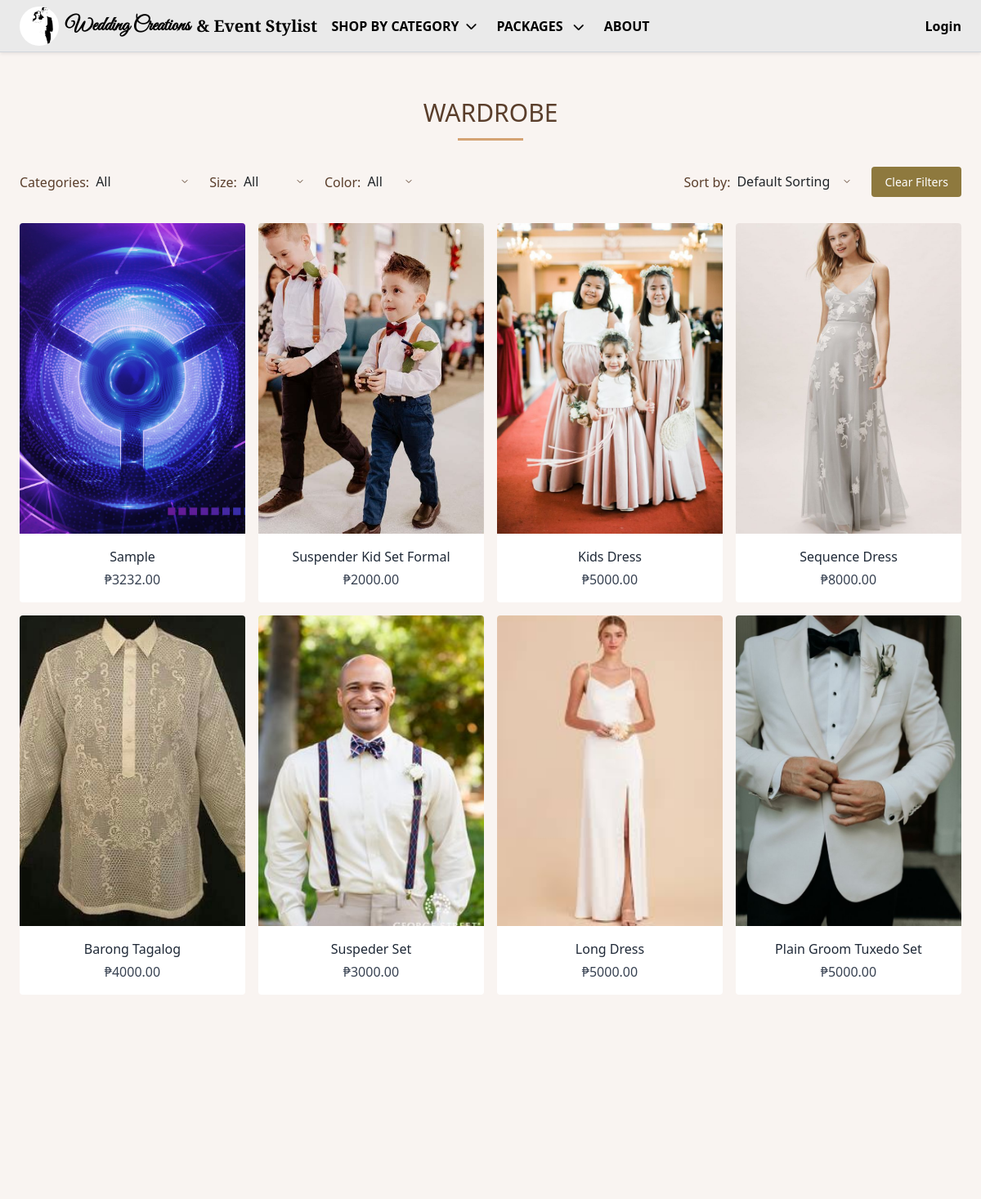
The app's page /wardrobe/ (upper part), older data.
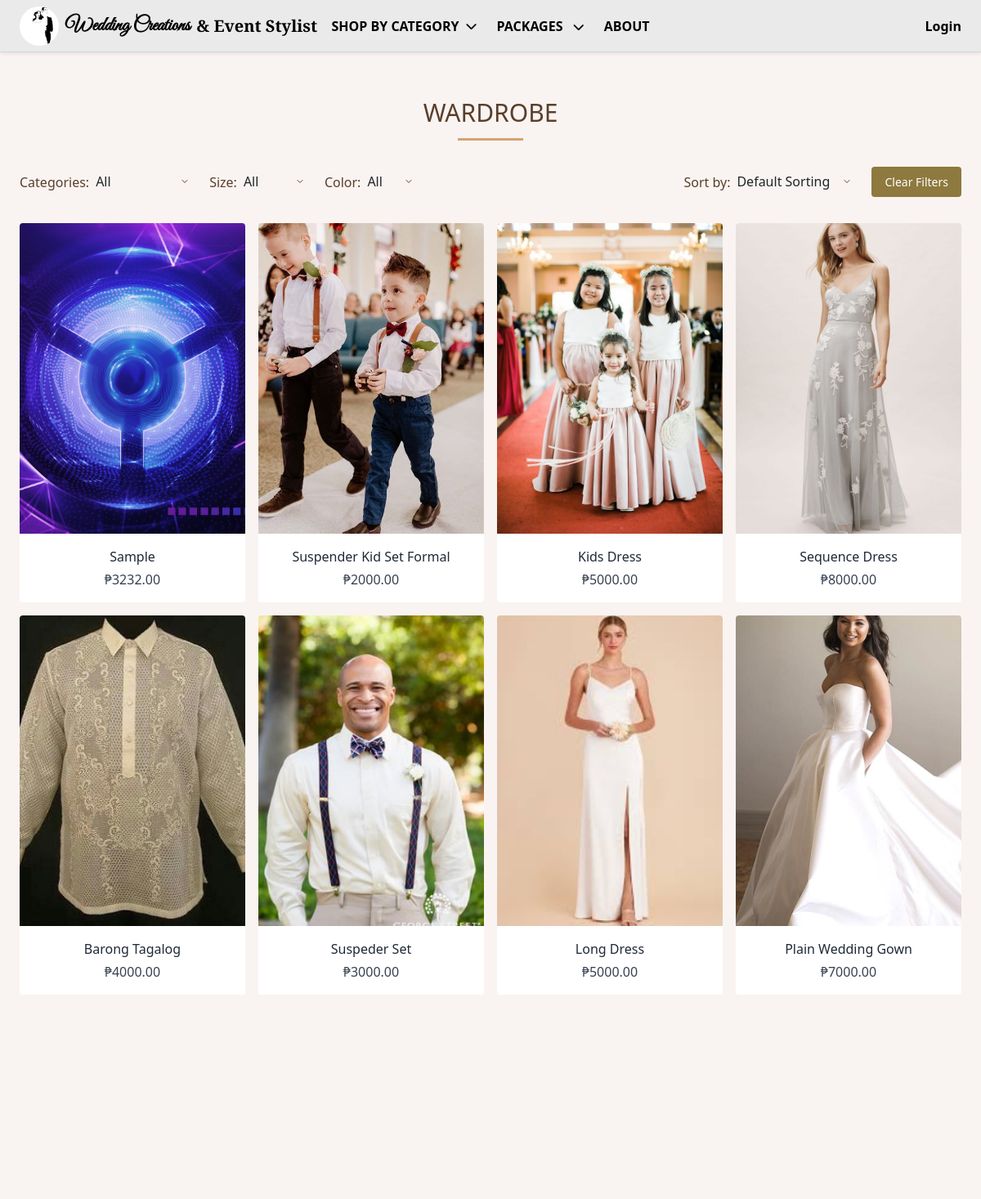
The same page, newer data.
### saritasapp/models.py (models this page shows, shortened)
class Inventory(models.Model):
    name = models.CharField(max_length=255)
    branch = models.ForeignKey(Branch, on_delete=models.CASCADE, related_name="inventory_items")
    category = models.ForeignKey(Category, on_delete=models.CASCADE, related_name="items")
    item_type = models.ForeignKey(ItemType, on_delete=models.SET_NULL, null=True, blank=True)
    color = models.ForeignKey(Color, null=True, blank=True, on_delete=models.SET_NULL, related_name="inventory_items")
    size = models.ForeignKey(Size, null=True, blank=True, on_delete=models.SET_NULL, related_name="inventory_items")
    quantity = models.IntegerField(default=0)
    rental_price = models.DecimalField(max_digits=10, decimal_places=2)
    reservation_price = models.DecimalField(max_digits=10, decimal_places=2, null=True, blank=True)
    deposit_price = models.DecimalField(max_digits=10, decimal_places=2, null=True, blank=True)
    purchase_price = models.DecimalField(max_digits=10, decimal_places=2, null=True, blank=True)
    available = models.BooleanField(default=True)
    image = models.ImageField(upload_to="inventory/", null=True, blank=True)
    created_at = models.DateTimeField(auto_now_add=True)
    updated_at = models.DateTimeField(auto_now=True)
    class Meta:
        verbose_name_plural = "Inventory"
        ordering = ['-created_at']

### customerapp/views.py (the view)
# urls.py: path('wardrobe/', views.wardrobe_view, name='wardrobe'),
def wardrobe_view(request):
    inventory_items = Inventory.objects.filter(available=True)
    selected_category = request.GET.get('category')
    selected_color = request.GET.get('color')
    selected_size = request.GET.get('size')
    sort = request.GET.get('sort')
    if selected_category:
        inventory_items = inventory_items.filter(category__id=selected_category)
    if selected_color:
        inventory_items = inventory_items.filter(color__id=selected_color)
    if selected_size:
        inventory_items = inventory_items.filter(size__id=selected_size)
    if sort == "name_asc":
        inventory_items = inventory_items.order_by("name")
    elif sort == "name_desc":
        inventory_items = inventory_items.order_by("-name")
    elif sort == "price_asc":
        inventory_items = inventory_items.order_by("purchase_price")
    elif sort == "price_desc":
        inventory_items = inventory_items.order_by("-purchase_price")
    context = {
        'inventory_items': inventory_items,
        'categories': Category.objects.all(),
        'colors': Color.objects.all(),
        'sizes': Size.objects.all(),
        'selected_category': selected_category,
        'selected_color': selected_color,
        'selected_size': selected_size,
        'sort': sort
    }
    return render(request, 'customerapp/wardrobe.html', context)

### customerapp/context_processors.py (called while the page is built, shortened)
def notifications(request):
    return {'unread_count': 0}

def categories_processor(request):
    return {
        'categories': Category.objects.all()
    }

### saritasapp/context_processors.py (called while the page is built)
def notifications(request):
    if request.user.is_authenticated:
        return {
            'unread_count': Notification.objects.filter(user=request.user, is_read=False).count()
        }
    return {}

### customerapp/templates/customerapp/wardrobe.html (shortened to what this page needs)
{% extends "customerapp/base.html" %}
{% load static %}
{% block content %}
<div class="max-w-7xl mx-auto px-4 py-10">
    <h2 class="fade-in-up text-3xl text-center text-[#5a3e2b] pb-3 mb-8 relative after:absolute after:bottom-0 after:left-1/2 after:transform after:-translate-x-1/2 after:w-20 after:h-[3px] after:bg-[#d4a373] fade-up">
       WARDROBE
    </h2>
    <form id="filter-form" method="get" class="flex flex-wrap items-center justify-between gap-4 mb-8 fade-in-up">
        <div class="flex gap-6 flex-wrap items-center">
            <div class="flex items-center">
                <label for="category" class="mr-2">Categories:</label>
                <select name="category" id="category" onchange="this.form.submit()">
                    <option value="">All</option>
                </select>
            </div>
            <div class="flex items-center">
                <label for="size" class="mr-2">Size:</label>
                <select name="size" id="size" onchange="this.form.submit()">
                    <option value="">All</option>
                </select>
            </div>
            <div class="flex items-center">
                <label for="color" class="mr-2">Color:</label>
                <select name="color" id="color" onchange="this.form.submit()">
                    <option value="">All</option>
                </select>
            </div>
        </div>
        <div class="flex items-center gap-4">
            <div class="flex items-center">
                <label for="sort" class="mr-2">Sort by:</label>
                <select name="sort" id="sort" onchange="this.form.submit()">
                    <option value="">Default Sorting</option>
                </select>
            </div>
            <button type="button" onclick="clearFilters()" class="filter-btn shine-effect">
                Clear Filters
            </button>
        </div>
    </form>
    <div class="grid grid-cols-2 md:grid-cols-3 lg:grid-cols-4" id="product-grid">
        {% if inventory_items %}
            {% for item in inventory_items %}
            <a href="{% url 'customerapp:item_detail' item.id %}" class="group block bg-white rounded overflow-hidden product-card hover:shadow-lg transition-all">
                <div class="h-[380px] w-full overflow-hidden">
                    {% if item.image %}
                        <img src="{{ item.image.url }}" alt="{{ item.name }}" class="w-full h-full object-cover">
                    {% else %}
                        <img src="{% static 'image/default-placeholder.png' %}" alt="No image" class="w-full h-full object-cover">
                    {% endif %}
                </div>
                <div class="p-3 text-center">
                    <h3 class="text-gray-800 font-medium text-base truncate">{{ item.name }}</h3>
                    <p class="text-gray-700 mt-1"> ₱{{ item.rental_price }} </p>
                </div>
            </a>
            {% endfor %}
        {% else %}
        <div class="col-span-full text-center py-20 bg-white rounded-lg shadow border">
            <i class="fas fa-search text-4xl text-[#8E793E] mb-4"></i>
            <p class="text-gray-600 mb-4">No items match your filters</p>
            <button onclick="clearFilters()" class="filter-btn">Clear Filters</button>
        </div>
        {% endif %}
    </div>
</div>
{% endblock %}

Row changes from the older to the newer data that the page shows:
no longer on this page (row edited): Inventory: image (picture), name "Plain Groom Tuxedo Set", rental_price "5000.00"
now on this page (row unchanged): Inventory: image (picture), name "Plain Wedding Gown", rental_price "7000.00"
